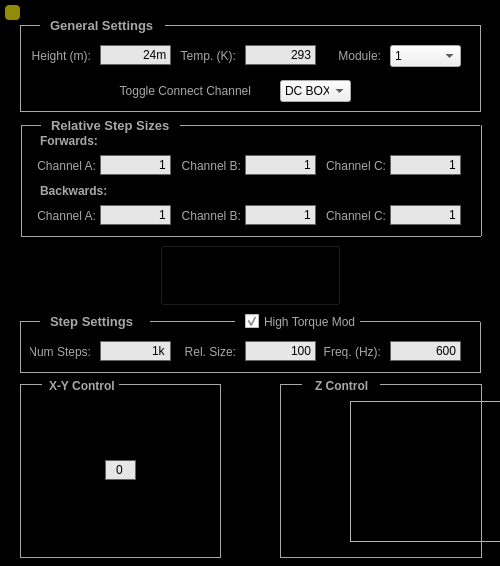
<?xml version="1.0" encoding="UTF-8"?>
<ui version="4.0">
 <class>MainWindow</class>
 <widget class="QMainWindow" name="MainWindow">
  <property name="geometry">
   <rect>
    <x>0</x>
    <y>0</y>
    <width>500</width>
    <height>566</height>
   </rect>
  </property>
  <property name="sizePolicy">
   <sizepolicy hsizetype="Fixed" vsizetype="Fixed">
    <horstretch>0</horstretch>
    <verstretch>0</verstretch>
   </sizepolicy>
  </property>
  <property name="minimumSize">
   <size>
    <width>500</width>
    <height>566</height>
   </size>
  </property>
  <property name="maximumSize">
   <size>
    <width>750</width>
    <height>566</height>
   </size>
  </property>
  <property name="windowTitle">
   <string>JPE Manual Control</string>
  </property>
  <property name="windowIcon">
   <iconset resource="../Resources/nSOTScannerResources.qrc">
    <normaloff>:/nSOTScanner/Pictures/jj_schema.svg</normaloff>:/nSOTScanner/Pictures/jj_schema.svg</iconset>
  </property>
  <widget class="QWidget" name="centralwidget">
   <property name="sizePolicy">
    <sizepolicy hsizetype="Fixed" vsizetype="Fixed">
     <horstretch>0</horstretch>
     <verstretch>0</verstretch>
    </sizepolicy>
   </property>
   <property name="styleSheet">
    <string notr="true">#centralwidget{background-color: rgb(0,0,0);}

QLabel{
color:rgb(168,168,168)
}

QLineEdit{
border: 1px solid rgb(100,100,100);
background-color:rgb(230,230,230);
}

QTextEdit{
border: 1px solid black;
background-color: black;
color:rgb(168,168,168);
}

</string>
   </property>
   <widget class="QPushButton" name="push_Servers">
    <property name="geometry">
     <rect>
      <x>5</x>
      <y>5</y>
      <width>15</width>
      <height>15</height>
     </rect>
    </property>
    <property name="styleSheet">
     <string notr="true">#push_Servers{
background: rgb(144, 140, 9);
 border-radius: 4px;
}</string>
    </property>
    <property name="text">
     <string/>
    </property>
   </widget>
   <widget class="QLabel" name="label_12">
    <property name="geometry">
     <rect>
      <x>165</x>
      <y>341</y>
      <width>71</width>
      <height>22</height>
     </rect>
    </property>
    <property name="text">
     <string>Rel. Size:</string>
    </property>
    <property name="alignment">
     <set>Qt::AlignRight|Qt::AlignTrailing|Qt::AlignVCenter</set>
    </property>
   </widget>
   <widget class="QLabel" name="label_21">
    <property name="geometry">
     <rect>
      <x>270</x>
      <y>45</y>
      <width>111</width>
      <height>22</height>
     </rect>
    </property>
    <property name="text">
     <string>Module:</string>
    </property>
    <property name="alignment">
     <set>Qt::AlignRight|Qt::AlignTrailing|Qt::AlignVCenter</set>
    </property>
   </widget>
   <widget class="QLineEdit" name="lineEdit_Temperature">
    <property name="geometry">
     <rect>
      <x>245</x>
      <y>45</y>
      <width>71</width>
      <height>20</height>
     </rect>
    </property>
    <property name="text">
     <string>293</string>
    </property>
    <property name="alignment">
     <set>Qt::AlignRight|Qt::AlignTrailing|Qt::AlignVCenter</set>
    </property>
   </widget>
   <widget class="QLabel" name="label_14">
    <property name="geometry">
     <rect>
      <x>155</x>
      <y>45</y>
      <width>81</width>
      <height>22</height>
     </rect>
    </property>
    <property name="text">
     <string>Temp. (K):</string>
    </property>
    <property name="alignment">
     <set>Qt::AlignRight|Qt::AlignTrailing|Qt::AlignVCenter</set>
    </property>
   </widget>
   <widget class="QLabel" name="label_title_8">
    <property name="geometry">
     <rect>
      <x>50</x>
      <y>311</y>
      <width>311</width>
      <height>21</height>
     </rect>
    </property>
    <property name="font">
     <font>
      <pointsize>10</pointsize>
      <weight>75</weight>
      <bold>true</bold>
     </font>
    </property>
    <property name="styleSheet">
     <string notr="true">#label_title{
color:rgb(168,168,168)
}</string>
    </property>
    <property name="text">
     <string>Step Settings</string>
    </property>
    <property name="alignment">
     <set>Qt::AlignLeading|Qt::AlignLeft|Qt::AlignVCenter</set>
    </property>
   </widget>
   <widget class="QLineEdit" name="lineEdit_JPE_Approach_Freq">
    <property name="geometry">
     <rect>
      <x>390</x>
      <y>341</y>
      <width>71</width>
      <height>20</height>
     </rect>
    </property>
    <property name="text">
     <string>600</string>
    </property>
    <property name="alignment">
     <set>Qt::AlignRight|Qt::AlignTrailing|Qt::AlignVCenter</set>
    </property>
   </widget>
   <widget class="QLabel" name="label_title_5">
    <property name="geometry">
     <rect>
      <x>50</x>
      <y>15</y>
      <width>311</width>
      <height>21</height>
     </rect>
    </property>
    <property name="font">
     <font>
      <pointsize>10</pointsize>
      <weight>75</weight>
      <bold>true</bold>
     </font>
    </property>
    <property name="styleSheet">
     <string notr="true">#label_title{
color:rgb(168,168,168)
}</string>
    </property>
    <property name="text">
     <string>General Settings</string>
    </property>
    <property name="alignment">
     <set>Qt::AlignLeading|Qt::AlignLeft|Qt::AlignVCenter</set>
    </property>
   </widget>
   <widget class="Line" name="line_4">
    <property name="geometry">
     <rect>
      <x>20</x>
      <y>371</y>
      <width>460</width>
      <height>3</height>
     </rect>
    </property>
    <property name="styleSheet">
     <string notr="true">#line_4{
color:rgb(168,168,168)
}</string>
    </property>
    <property name="frameShadow">
     <enum>QFrame::Plain</enum>
    </property>
    <property name="lineWidth">
     <number>1</number>
    </property>
    <property name="orientation">
     <enum>Qt::Horizontal</enum>
    </property>
   </widget>
   <widget class="QLineEdit" name="lineEdit_Tip_Height">
    <property name="geometry">
     <rect>
      <x>100</x>
      <y>45</y>
      <width>71</width>
      <height>20</height>
     </rect>
    </property>
    <property name="text">
     <string>24m</string>
    </property>
    <property name="alignment">
     <set>Qt::AlignRight|Qt::AlignTrailing|Qt::AlignVCenter</set>
    </property>
   </widget>
   <widget class="QLabel" name="label_11">
    <property name="geometry">
     <rect>
      <x>30</x>
      <y>341</y>
      <width>61</width>
      <height>22</height>
     </rect>
    </property>
    <property name="text">
     <string>Num Steps:</string>
    </property>
    <property name="alignment">
     <set>Qt::AlignRight|Qt::AlignTrailing|Qt::AlignVCenter</set>
    </property>
   </widget>
   <widget class="QComboBox" name="comboBox_JPE_Address">
    <property name="geometry">
     <rect>
      <x>390</x>
      <y>45</y>
      <width>71</width>
      <height>22</height>
     </rect>
    </property>
    <property name="currentIndex">
     <number>0</number>
    </property>
    <item>
     <property name="text">
      <string>1</string>
     </property>
    </item>
    <item>
     <property name="text">
      <string>2</string>
     </property>
    </item>
    <item>
     <property name="text">
      <string>3</string>
     </property>
    </item>
    <item>
     <property name="text">
      <string>4</string>
     </property>
    </item>
    <item>
     <property name="text">
      <string>5</string>
     </property>
    </item>
    <item>
     <property name="text">
      <string>6</string>
     </property>
    </item>
   </widget>
   <widget class="QLineEdit" name="lineEdit_JPE_Approach_Steps">
    <property name="geometry">
     <rect>
      <x>100</x>
      <y>341</y>
      <width>71</width>
      <height>20</height>
     </rect>
    </property>
    <property name="toolTip">
     <string>One step at 100% step size might correspond to approximately 25 nm. </string>
    </property>
    <property name="text">
     <string>1k</string>
    </property>
    <property name="alignment">
     <set>Qt::AlignRight|Qt::AlignTrailing|Qt::AlignVCenter</set>
    </property>
   </widget>
   <widget class="QLineEdit" name="lineEdit_JPE_Approach_Size">
    <property name="geometry">
     <rect>
      <x>245</x>
      <y>341</y>
      <width>71</width>
      <height>20</height>
     </rect>
    </property>
    <property name="text">
     <string>100</string>
    </property>
    <property name="alignment">
     <set>Qt::AlignRight|Qt::AlignTrailing|Qt::AlignVCenter</set>
    </property>
   </widget>
   <widget class="QLabel" name="label_10">
    <property name="geometry">
     <rect>
      <x>300</x>
      <y>341</y>
      <width>81</width>
      <height>22</height>
     </rect>
    </property>
    <property name="text">
     <string>Freq. (Hz):</string>
    </property>
    <property name="alignment">
     <set>Qt::AlignRight|Qt::AlignTrailing|Qt::AlignVCenter</set>
    </property>
   </widget>
   <widget class="QLabel" name="label_13">
    <property name="geometry">
     <rect>
      <x>30</x>
      <y>45</y>
      <width>61</width>
      <height>22</height>
     </rect>
    </property>
    <property name="text">
     <string>Height (m):</string>
    </property>
    <property name="alignment">
     <set>Qt::AlignRight|Qt::AlignTrailing|Qt::AlignVCenter</set>
    </property>
   </widget>
   <widget class="QPushButton" name="push_moveNegX">
    <property name="geometry">
     <rect>
      <x>45</x>
      <y>455</y>
      <width>45</width>
      <height>31</height>
     </rect>
    </property>
    <property name="styleSheet">
     <string notr="true">#push_moveNegX{
image:url(:/nSOTScanner/Pictures/doublearrow_left.png);
background: black;
border: 0px solid rgb(95,107,166);
}

QPushButton:pressed#push_moveNegX{
image:url(:/nSOTScanner/Pictures/doublearrow_left.png);
background: rgb(95,107,166);
border: 1px solid rgb(95,107,166);
}</string>
    </property>
    <property name="text">
     <string/>
    </property>
   </widget>
   <widget class="QPushButton" name="push_movePosY">
    <property name="geometry">
     <rect>
      <x>105</x>
      <y>395</y>
      <width>31</width>
      <height>45</height>
     </rect>
    </property>
    <property name="styleSheet">
     <string notr="true">#push_movePosY{
image:url(:/nSOTScanner/Pictures/doublearrow_up.png);
background: black;
border: 0px solid rgb(95,107,166);
}

QPushButton:pressed#push_movePosY{
image:url(:/nSOTScanner/Pictures/doublearrow_up.png);
background: rgb(95,107,166);
border: 1px solid rgb(95,107,166);
}</string>
    </property>
    <property name="text">
     <string/>
    </property>
   </widget>
   <widget class="QPushButton" name="push_moveNegY">
    <property name="geometry">
     <rect>
      <x>105</x>
      <y>501</y>
      <width>31</width>
      <height>45</height>
     </rect>
    </property>
    <property name="styleSheet">
     <string notr="true">#push_moveNegY{
image:url(:/nSOTScanner/Pictures/doublearrow_down.png);
background: black;
border: 0px solid rgb(95,107,166);
}

QPushButton:pressed#push_moveNegY{
image:url(:/nSOTScanner/Pictures/doublearrow_down.png);
background: rgb(95,107,166);
border: 1px solid rgb(95,107,166);
}</string>
    </property>
    <property name="text">
     <string/>
    </property>
   </widget>
   <widget class="QPushButton" name="push_movePosX">
    <property name="geometry">
     <rect>
      <x>151</x>
      <y>455</y>
      <width>45</width>
      <height>31</height>
     </rect>
    </property>
    <property name="styleSheet">
     <string notr="true">#push_movePosX{
image:url(:/nSOTScanner/Pictures/doublearrow_right.png);
background: black;
border: 0px solid rgb(95,107,166);
}

QPushButton:pressed#push_movePosX{
image:url(:/nSOTScanner/Pictures/doublearrow_right.png);
background: rgb(95,107,166);
border: 1px solid rgb(95,107,166);
}</string>
    </property>
    <property name="text">
     <string/>
    </property>
   </widget>
   <widget class="QPushButton" name="push_movePosZ">
    <property name="geometry">
     <rect>
      <x>310</x>
      <y>401</y>
      <width>31</width>
      <height>45</height>
     </rect>
    </property>
    <property name="styleSheet">
     <string notr="true">#push_movePosZ{
image:url(:/nSOTScanner/Pictures/doublearrow_up.png);
background: black;
border: 0px solid rgb(95,107,166);
}

QPushButton:pressed#push_movePosZ{
image:url(:/nSOTScanner/Pictures/doublearrow_up.png);
background: rgb(95,107,166);
border: 1px solid rgb(95,107,166);
}</string>
    </property>
    <property name="text">
     <string/>
    </property>
   </widget>
   <widget class="QPushButton" name="push_moveNegZ">
    <property name="geometry">
     <rect>
      <x>310</x>
      <y>497</y>
      <width>31</width>
      <height>45</height>
     </rect>
    </property>
    <property name="styleSheet">
     <string notr="true">#push_moveNegZ{
image:url(:/nSOTScanner/Pictures/doublearrow_down.png);
background: black;
border: 0px solid rgb(95,107,166);
}

QPushButton:pressed#push_moveNegZ{
image:url(:/nSOTScanner/Pictures/doublearrow_down.png);
background: rgb(95,107,166);
border: 1px solid rgb(95,107,166);
}</string>
    </property>
    <property name="text">
     <string/>
    </property>
   </widget>
   <widget class="QFrame" name="frame">
    <property name="geometry">
     <rect>
      <x>350</x>
      <y>401</y>
      <width>151</width>
      <height>141</height>
     </rect>
    </property>
    <property name="styleSheet">
     <string notr="true">#frame{
image:url(:/nSOTScanner/Pictures/Tip-Sample.png);
}</string>
    </property>
    <property name="frameShape">
     <enum>QFrame::StyledPanel</enum>
    </property>
    <property name="frameShadow">
     <enum>QFrame::Raised</enum>
    </property>
   </widget>
   <widget class="QLabel" name="label">
    <property name="geometry">
     <rect>
      <x>49</x>
      <y>377</y>
      <width>71</width>
      <height>17</height>
     </rect>
    </property>
    <property name="font">
     <font>
      <weight>75</weight>
      <bold>true</bold>
     </font>
    </property>
    <property name="text">
     <string>X-Y Control</string>
    </property>
   </widget>
   <widget class="QLabel" name="label_2">
    <property name="geometry">
     <rect>
      <x>315</x>
      <y>377</y>
      <width>61</width>
      <height>17</height>
     </rect>
    </property>
    <property name="font">
     <font>
      <weight>75</weight>
      <bold>true</bold>
     </font>
    </property>
    <property name="text">
     <string>Z Control</string>
    </property>
   </widget>
   <widget class="Line" name="line">
    <property name="geometry">
     <rect>
      <x>119</x>
      <y>383</y>
      <width>102</width>
      <height>3</height>
     </rect>
    </property>
    <property name="styleSheet">
     <string notr="true">#line{
color:rgb(168,168,168)
}</string>
    </property>
    <property name="frameShadow">
     <enum>QFrame::Plain</enum>
    </property>
    <property name="orientation">
     <enum>Qt::Horizontal</enum>
    </property>
   </widget>
   <widget class="Line" name="line_2">
    <property name="geometry">
     <rect>
      <x>219</x>
      <y>384</y>
      <width>3</width>
      <height>173</height>
     </rect>
    </property>
    <property name="styleSheet">
     <string notr="true">#line_2{
color:rgb(168,168,168)
}</string>
    </property>
    <property name="frameShadow">
     <enum>QFrame::Plain</enum>
    </property>
    <property name="orientation">
     <enum>Qt::Vertical</enum>
    </property>
   </widget>
   <widget class="Line" name="line_3">
    <property name="geometry">
     <rect>
      <x>20</x>
      <y>556</y>
      <width>201</width>
      <height>3</height>
     </rect>
    </property>
    <property name="styleSheet">
     <string notr="true">#line_3{
color:rgb(168,168,168)
}</string>
    </property>
    <property name="frameShadow">
     <enum>QFrame::Plain</enum>
    </property>
    <property name="orientation">
     <enum>Qt::Horizontal</enum>
    </property>
   </widget>
   <widget class="Line" name="line_5">
    <property name="geometry">
     <rect>
      <x>19</x>
      <y>384</y>
      <width>3</width>
      <height>173</height>
     </rect>
    </property>
    <property name="styleSheet">
     <string notr="true">#line_5{
color:rgb(168,168,168)
}</string>
    </property>
    <property name="frameShadow">
     <enum>QFrame::Plain</enum>
    </property>
    <property name="orientation">
     <enum>Qt::Vertical</enum>
    </property>
   </widget>
   <widget class="Line" name="line_6">
    <property name="geometry">
     <rect>
      <x>20</x>
      <y>383</y>
      <width>22</width>
      <height>3</height>
     </rect>
    </property>
    <property name="styleSheet">
     <string notr="true">#line_6{
color:rgb(168,168,168)
}</string>
    </property>
    <property name="frameShadow">
     <enum>QFrame::Plain</enum>
    </property>
    <property name="orientation">
     <enum>Qt::Horizontal</enum>
    </property>
   </widget>
   <widget class="Line" name="line_7">
    <property name="geometry">
     <rect>
      <x>380</x>
      <y>383</y>
      <width>102</width>
      <height>3</height>
     </rect>
    </property>
    <property name="styleSheet">
     <string notr="true">#line_7{
color:rgb(168,168,168)
}</string>
    </property>
    <property name="frameShadow">
     <enum>QFrame::Plain</enum>
    </property>
    <property name="orientation">
     <enum>Qt::Horizontal</enum>
    </property>
   </widget>
   <widget class="Line" name="line_8">
    <property name="geometry">
     <rect>
      <x>480</x>
      <y>384</y>
      <width>3</width>
      <height>173</height>
     </rect>
    </property>
    <property name="styleSheet">
     <string notr="true">#line_8{
color:rgb(168,168,168)
}</string>
    </property>
    <property name="frameShadow">
     <enum>QFrame::Plain</enum>
    </property>
    <property name="orientation">
     <enum>Qt::Vertical</enum>
    </property>
   </widget>
   <widget class="Line" name="line_9">
    <property name="geometry">
     <rect>
      <x>279</x>
      <y>384</y>
      <width>3</width>
      <height>173</height>
     </rect>
    </property>
    <property name="styleSheet">
     <string notr="true">#line_9{
color:rgb(168,168,168)
}</string>
    </property>
    <property name="frameShadow">
     <enum>QFrame::Plain</enum>
    </property>
    <property name="orientation">
     <enum>Qt::Vertical</enum>
    </property>
   </widget>
   <widget class="Line" name="line_10">
    <property name="geometry">
     <rect>
      <x>280</x>
      <y>383</y>
      <width>22</width>
      <height>3</height>
     </rect>
    </property>
    <property name="styleSheet">
     <string notr="true">#line_10{
color:rgb(168,168,168)
}</string>
    </property>
    <property name="frameShadow">
     <enum>QFrame::Plain</enum>
    </property>
    <property name="orientation">
     <enum>Qt::Horizontal</enum>
    </property>
   </widget>
   <widget class="Line" name="line_11">
    <property name="geometry">
     <rect>
      <x>280</x>
      <y>556</y>
      <width>202</width>
      <height>3</height>
     </rect>
    </property>
    <property name="styleSheet">
     <string notr="true">#line_11{
color:rgb(168,168,168)
}</string>
    </property>
    <property name="frameShadow">
     <enum>QFrame::Plain</enum>
    </property>
    <property name="orientation">
     <enum>Qt::Horizontal</enum>
    </property>
   </widget>
   <widget class="Line" name="line_12">
    <property name="geometry">
     <rect>
      <x>150</x>
      <y>320</y>
      <width>85</width>
      <height>3</height>
     </rect>
    </property>
    <property name="styleSheet">
     <string notr="true">#line_12{
color:rgb(168,168,168)
}</string>
    </property>
    <property name="frameShadow">
     <enum>QFrame::Plain</enum>
    </property>
    <property name="lineWidth">
     <number>1</number>
    </property>
    <property name="orientation">
     <enum>Qt::Horizontal</enum>
    </property>
   </widget>
   <widget class="Line" name="line_13">
    <property name="geometry">
     <rect>
      <x>479</x>
      <y>322</y>
      <width>3</width>
      <height>51</height>
     </rect>
    </property>
    <property name="styleSheet">
     <string notr="true">#line_13{
color:rgb(168,168,168)
}</string>
    </property>
    <property name="frameShadow">
     <enum>QFrame::Plain</enum>
    </property>
    <property name="orientation">
     <enum>Qt::Vertical</enum>
    </property>
   </widget>
   <widget class="Line" name="line_14">
    <property name="geometry">
     <rect>
      <x>19</x>
      <y>322</y>
      <width>3</width>
      <height>51</height>
     </rect>
    </property>
    <property name="styleSheet">
     <string notr="true">#line_14{
color:rgb(168,168,168)
}</string>
    </property>
    <property name="frameShadow">
     <enum>QFrame::Plain</enum>
    </property>
    <property name="orientation">
     <enum>Qt::Vertical</enum>
    </property>
   </widget>
   <widget class="Line" name="line_15">
    <property name="geometry">
     <rect>
      <x>20</x>
      <y>320</y>
      <width>20</width>
      <height>3</height>
     </rect>
    </property>
    <property name="styleSheet">
     <string notr="true">#line_15{
color:rgb(168,168,168)
}</string>
    </property>
    <property name="frameShadow">
     <enum>QFrame::Plain</enum>
    </property>
    <property name="lineWidth">
     <number>1</number>
    </property>
    <property name="orientation">
     <enum>Qt::Horizontal</enum>
    </property>
   </widget>
   <widget class="Line" name="line_16">
    <property name="geometry">
     <rect>
      <x>165</x>
      <y>24</y>
      <width>315</width>
      <height>3</height>
     </rect>
    </property>
    <property name="styleSheet">
     <string notr="true">#line_16{
color:rgb(168,168,168)
}</string>
    </property>
    <property name="frameShadow">
     <enum>QFrame::Plain</enum>
    </property>
    <property name="lineWidth">
     <number>1</number>
    </property>
    <property name="orientation">
     <enum>Qt::Horizontal</enum>
    </property>
   </widget>
   <widget class="Line" name="line_17">
    <property name="geometry">
     <rect>
      <x>19</x>
      <y>25</y>
      <width>3</width>
      <height>86</height>
     </rect>
    </property>
    <property name="styleSheet">
     <string notr="true">#line_17{
color:rgb(168,168,168)
}</string>
    </property>
    <property name="frameShadow">
     <enum>QFrame::Plain</enum>
    </property>
    <property name="orientation">
     <enum>Qt::Vertical</enum>
    </property>
   </widget>
   <widget class="Line" name="line_18">
    <property name="geometry">
     <rect>
      <x>479</x>
      <y>25</y>
      <width>3</width>
      <height>87</height>
     </rect>
    </property>
    <property name="styleSheet">
     <string notr="true">#line_18{
color:rgb(168,168,168)
}</string>
    </property>
    <property name="frameShadow">
     <enum>QFrame::Plain</enum>
    </property>
    <property name="orientation">
     <enum>Qt::Vertical</enum>
    </property>
   </widget>
   <widget class="Line" name="line_19">
    <property name="geometry">
     <rect>
      <x>20</x>
      <y>24</y>
      <width>20</width>
      <height>3</height>
     </rect>
    </property>
    <property name="styleSheet">
     <string notr="true">#line_19{
color:rgb(168,168,168)
}</string>
    </property>
    <property name="frameShadow">
     <enum>QFrame::Plain</enum>
    </property>
    <property name="lineWidth">
     <number>1</number>
    </property>
    <property name="orientation">
     <enum>Qt::Horizontal</enum>
    </property>
   </widget>
   <widget class="Line" name="line_20">
    <property name="geometry">
     <rect>
      <x>20</x>
      <y>110</y>
      <width>460</width>
      <height>3</height>
     </rect>
    </property>
    <property name="styleSheet">
     <string notr="true">#line_20{
color:rgb(168,168,168)
}</string>
    </property>
    <property name="frameShadow">
     <enum>QFrame::Plain</enum>
    </property>
    <property name="lineWidth">
     <number>1</number>
    </property>
    <property name="orientation">
     <enum>Qt::Horizontal</enum>
    </property>
   </widget>
   <widget class="QCheckBox" name="checkBox_Torque">
    <property name="geometry">
     <rect>
      <x>245</x>
      <y>311</y>
      <width>111</width>
      <height>21</height>
     </rect>
    </property>
    <property name="styleSheet">
     <string notr="true">#checkBox_Torque{
color: rgb(168,168,168)
}</string>
    </property>
    <property name="text">
     <string>High Torque Mode</string>
    </property>
    <property name="checked">
     <bool>true</bool>
    </property>
   </widget>
   <widget class="Line" name="line_21">
    <property name="geometry">
     <rect>
      <x>360</x>
      <y>320</y>
      <width>120</width>
      <height>3</height>
     </rect>
    </property>
    <property name="styleSheet">
     <string notr="true">#line_21{
color:rgb(168,168,168)
}</string>
    </property>
    <property name="frameShadow">
     <enum>QFrame::Plain</enum>
    </property>
    <property name="lineWidth">
     <number>1</number>
    </property>
    <property name="orientation">
     <enum>Qt::Horizontal</enum>
    </property>
   </widget>
   <widget class="QLineEdit" name="lineEdit_weight_for_A">
    <property name="geometry">
     <rect>
      <x>100</x>
      <y>155</y>
      <width>71</width>
      <height>20</height>
     </rect>
    </property>
    <property name="toolTip">
     <string>One step at 100% step size might correspond to approximately 25 nm. </string>
    </property>
    <property name="text">
     <string>1</string>
    </property>
    <property name="alignment">
     <set>Qt::AlignRight|Qt::AlignTrailing|Qt::AlignVCenter</set>
    </property>
   </widget>
   <widget class="QLineEdit" name="lineEdit_weight_for_C">
    <property name="geometry">
     <rect>
      <x>390</x>
      <y>155</y>
      <width>71</width>
      <height>20</height>
     </rect>
    </property>
    <property name="text">
     <string>1</string>
    </property>
    <property name="alignment">
     <set>Qt::AlignRight|Qt::AlignTrailing|Qt::AlignVCenter</set>
    </property>
   </widget>
   <widget class="QLineEdit" name="lineEdit_weight_for_B">
    <property name="geometry">
     <rect>
      <x>245</x>
      <y>155</y>
      <width>71</width>
      <height>20</height>
     </rect>
    </property>
    <property name="text">
     <string>1</string>
    </property>
    <property name="alignment">
     <set>Qt::AlignRight|Qt::AlignTrailing|Qt::AlignVCenter</set>
    </property>
   </widget>
   <widget class="Line" name="line_22">
    <property name="geometry">
     <rect>
      <x>21</x>
      <y>235</y>
      <width>460</width>
      <height>3</height>
     </rect>
    </property>
    <property name="styleSheet">
     <string notr="true">#line_22{
color:rgb(168,168,168)
}</string>
    </property>
    <property name="frameShadow">
     <enum>QFrame::Plain</enum>
    </property>
    <property name="lineWidth">
     <number>1</number>
    </property>
    <property name="orientation">
     <enum>Qt::Horizontal</enum>
    </property>
   </widget>
   <widget class="Line" name="line_23">
    <property name="geometry">
     <rect>
      <x>21</x>
      <y>124</y>
      <width>20</width>
      <height>3</height>
     </rect>
    </property>
    <property name="styleSheet">
     <string notr="true">#line_23{
color:rgb(168,168,168)
}</string>
    </property>
    <property name="frameShadow">
     <enum>QFrame::Plain</enum>
    </property>
    <property name="lineWidth">
     <number>1</number>
    </property>
    <property name="orientation">
     <enum>Qt::Horizontal</enum>
    </property>
   </widget>
   <widget class="Line" name="line_24">
    <property name="geometry">
     <rect>
      <x>180</x>
      <y>124</y>
      <width>300</width>
      <height>3</height>
     </rect>
    </property>
    <property name="styleSheet">
     <string notr="true">#line_24{
color:rgb(168,168,168)
}</string>
    </property>
    <property name="frameShadow">
     <enum>QFrame::Plain</enum>
    </property>
    <property name="lineWidth">
     <number>1</number>
    </property>
    <property name="orientation">
     <enum>Qt::Horizontal</enum>
    </property>
   </widget>
   <widget class="Line" name="line_25">
    <property name="geometry">
     <rect>
      <x>480</x>
      <y>125</y>
      <width>3</width>
      <height>111</height>
     </rect>
    </property>
    <property name="styleSheet">
     <string notr="true">#line_25{
color:rgb(168,168,168)
}</string>
    </property>
    <property name="frameShadow">
     <enum>QFrame::Plain</enum>
    </property>
    <property name="orientation">
     <enum>Qt::Vertical</enum>
    </property>
   </widget>
   <widget class="QLabel" name="label_title_6">
    <property name="geometry">
     <rect>
      <x>51</x>
      <y>115</y>
      <width>311</width>
      <height>21</height>
     </rect>
    </property>
    <property name="font">
     <font>
      <pointsize>10</pointsize>
      <weight>75</weight>
      <bold>true</bold>
     </font>
    </property>
    <property name="styleSheet">
     <string notr="true">#label_title{
color:rgb(168,168,168)
}</string>
    </property>
    <property name="text">
     <string>Relative Step Sizes</string>
    </property>
    <property name="alignment">
     <set>Qt::AlignLeading|Qt::AlignLeft|Qt::AlignVCenter</set>
    </property>
   </widget>
   <widget class="Line" name="line_26">
    <property name="geometry">
     <rect>
      <x>20</x>
      <y>125</y>
      <width>3</width>
      <height>111</height>
     </rect>
    </property>
    <property name="styleSheet">
     <string notr="true">#line_26{
color:rgb(168,168,168)
}</string>
    </property>
    <property name="frameShadow">
     <enum>QFrame::Plain</enum>
    </property>
    <property name="orientation">
     <enum>Qt::Vertical</enum>
    </property>
   </widget>
   <widget class="QLabel" name="label_15">
    <property name="geometry">
     <rect>
      <x>35</x>
      <y>155</y>
      <width>61</width>
      <height>22</height>
     </rect>
    </property>
    <property name="text">
     <string>Channel A:</string>
    </property>
    <property name="alignment">
     <set>Qt::AlignRight|Qt::AlignTrailing|Qt::AlignVCenter</set>
    </property>
   </widget>
   <widget class="QLabel" name="label_16">
    <property name="geometry">
     <rect>
      <x>180</x>
      <y>155</y>
      <width>61</width>
      <height>22</height>
     </rect>
    </property>
    <property name="text">
     <string>Channel B:</string>
    </property>
    <property name="alignment">
     <set>Qt::AlignRight|Qt::AlignTrailing|Qt::AlignVCenter</set>
    </property>
   </widget>
   <widget class="QLabel" name="label_17">
    <property name="geometry">
     <rect>
      <x>325</x>
      <y>155</y>
      <width>61</width>
      <height>22</height>
     </rect>
    </property>
    <property name="text">
     <string>Channel C:</string>
    </property>
    <property name="alignment">
     <set>Qt::AlignRight|Qt::AlignTrailing|Qt::AlignVCenter</set>
    </property>
   </widget>
   <widget class="QLabel" name="label_18">
    <property name="geometry">
     <rect>
      <x>180</x>
      <y>205</y>
      <width>61</width>
      <height>22</height>
     </rect>
    </property>
    <property name="text">
     <string>Channel B:</string>
    </property>
    <property name="alignment">
     <set>Qt::AlignRight|Qt::AlignTrailing|Qt::AlignVCenter</set>
    </property>
   </widget>
   <widget class="QLineEdit" name="lineEdit_weight_back_B">
    <property name="geometry">
     <rect>
      <x>245</x>
      <y>205</y>
      <width>71</width>
      <height>20</height>
     </rect>
    </property>
    <property name="text">
     <string>1</string>
    </property>
    <property name="alignment">
     <set>Qt::AlignRight|Qt::AlignTrailing|Qt::AlignVCenter</set>
    </property>
   </widget>
   <widget class="QLineEdit" name="lineEdit_weight_back_C">
    <property name="geometry">
     <rect>
      <x>390</x>
      <y>205</y>
      <width>71</width>
      <height>20</height>
     </rect>
    </property>
    <property name="text">
     <string>1</string>
    </property>
    <property name="alignment">
     <set>Qt::AlignRight|Qt::AlignTrailing|Qt::AlignVCenter</set>
    </property>
   </widget>
   <widget class="QLabel" name="label_19">
    <property name="geometry">
     <rect>
      <x>325</x>
      <y>205</y>
      <width>61</width>
      <height>22</height>
     </rect>
    </property>
    <property name="text">
     <string>Channel C:</string>
    </property>
    <property name="alignment">
     <set>Qt::AlignRight|Qt::AlignTrailing|Qt::AlignVCenter</set>
    </property>
   </widget>
   <widget class="QLineEdit" name="lineEdit_weight_back_A">
    <property name="geometry">
     <rect>
      <x>100</x>
      <y>205</y>
      <width>71</width>
      <height>20</height>
     </rect>
    </property>
    <property name="toolTip">
     <string>One step at 100% step size might correspond to approximately 25 nm. </string>
    </property>
    <property name="text">
     <string>1</string>
    </property>
    <property name="alignment">
     <set>Qt::AlignRight|Qt::AlignTrailing|Qt::AlignVCenter</set>
    </property>
   </widget>
   <widget class="QLabel" name="label_20">
    <property name="geometry">
     <rect>
      <x>35</x>
      <y>205</y>
      <width>61</width>
      <height>22</height>
     </rect>
    </property>
    <property name="text">
     <string>Channel A:</string>
    </property>
    <property name="alignment">
     <set>Qt::AlignRight|Qt::AlignTrailing|Qt::AlignVCenter</set>
    </property>
   </widget>
   <widget class="QLabel" name="label_22">
    <property name="geometry">
     <rect>
      <x>40</x>
      <y>180</y>
      <width>91</width>
      <height>22</height>
     </rect>
    </property>
    <property name="font">
     <font>
      <pointsize>9</pointsize>
      <weight>75</weight>
      <bold>true</bold>
     </font>
    </property>
    <property name="text">
     <string>Backwards:</string>
    </property>
    <property name="alignment">
     <set>Qt::AlignLeading|Qt::AlignLeft|Qt::AlignVCenter</set>
    </property>
   </widget>
   <widget class="QLabel" name="label_23">
    <property name="geometry">
     <rect>
      <x>40</x>
      <y>130</y>
      <width>61</width>
      <height>22</height>
     </rect>
    </property>
    <property name="font">
     <font>
      <pointsize>9</pointsize>
      <weight>75</weight>
      <bold>true</bold>
     </font>
    </property>
    <property name="text">
     <string>Forwards:</string>
    </property>
    <property name="alignment">
     <set>Qt::AlignLeading|Qt::AlignLeft|Qt::AlignVCenter</set>
    </property>
   </widget>
   <widget class="QFrame" name="frame_2">
    <property name="geometry">
     <rect>
      <x>690</x>
      <y>10</y>
      <width>51</width>
      <height>81</height>
     </rect>
    </property>
    <property name="styleSheet">
     <string notr="true">#frame_2{
border-image: url(:/nSOTScanner/Pictures/21232342inverted.bmp)
}</string>
    </property>
    <property name="frameShape">
     <enum>QFrame::StyledPanel</enum>
    </property>
    <property name="frameShadow">
     <enum>QFrame::Raised</enum>
    </property>
   </widget>
   <widget class="QPushButton" name="push_JPEConnect">
    <property name="geometry">
     <rect>
      <x>160</x>
      <y>245</y>
      <width>181</width>
      <height>61</height>
     </rect>
    </property>
    <property name="styleSheet">
     <string notr="true">#push_JPEConnect{
image: url(:/nSOTScanner/Pictures/Disconnected.png);
background: black;
}</string>
    </property>
    <property name="text">
     <string/>
    </property>
   </widget>
   <widget class="QComboBox" name="comboBox_JPE_Toggle">
    <property name="geometry">
     <rect>
      <x>280</x>
      <y>80</y>
      <width>71</width>
      <height>22</height>
     </rect>
    </property>
    <property name="currentIndex">
     <number>2</number>
    </property>
    <item>
     <property name="text">
      <string>DC BOX 1</string>
     </property>
    </item>
    <item>
     <property name="text">
      <string>DC BOX 2</string>
     </property>
    </item>
    <item>
     <property name="text">
      <string>DC BOX 3</string>
     </property>
    </item>
    <item>
     <property name="text">
      <string>DC BOX 4</string>
     </property>
    </item>
    <item>
     <property name="text">
      <string>DC BOX 5</string>
     </property>
    </item>
    <item>
     <property name="text">
      <string>DC BOX 6</string>
     </property>
    </item>
    <item>
     <property name="text">
      <string>DC BOX 7</string>
     </property>
    </item>
    <item>
     <property name="text">
      <string>DC BOX 8</string>
     </property>
    </item>
   </widget>
   <widget class="QLabel" name="label_24">
    <property name="geometry">
     <rect>
      <x>100</x>
      <y>80</y>
      <width>151</width>
      <height>22</height>
     </rect>
    </property>
    <property name="text">
     <string>Toggle Connect Channel</string>
    </property>
    <property name="alignment">
     <set>Qt::AlignRight|Qt::AlignTrailing|Qt::AlignVCenter</set>
    </property>
   </widget>
   <widget class="QLineEdit" name="lineEdit_VectorAngle">
    <property name="geometry">
     <rect>
      <x>105</x>
      <y>460</y>
      <width>31</width>
      <height>20</height>
     </rect>
    </property>
    <property name="text">
     <string>0</string>
    </property>
    <property name="alignment">
     <set>Qt::AlignCenter</set>
    </property>
   </widget>
   <widget class="QPushButton" name="pushButton_toggleMode">
    <property name="geometry">
     <rect>
      <x>235</x>
      <y>390</y>
      <width>31</width>
      <height>23</height>
     </rect>
    </property>
    <property name="toolTip">
     <string>Cycle through different control modes.</string>
    </property>
    <property name="styleSheet">
     <string notr="true">#pushButton_toggleMode{
image:url(:/nSOTScanner/Pictures/refreshIcon.png);
background: black;
border: 0px solid rgb(95,107,166);
}

QPushButton:pressed#pushButton_toggleMode{
image:url(:/nSOTScanner/Pictures/refreshIcon.png);
background: rgb(95,107,166);
border: 1px solid rgb(95,107,166);
}</string>
    </property>
    <property name="text">
     <string/>
    </property>
   </widget>
  </widget>
 </widget>
 <tabstops>
  <tabstop>lineEdit_Tip_Height</tabstop>
  <tabstop>lineEdit_Temperature</tabstop>
  <tabstop>comboBox_JPE_Address</tabstop>
  <tabstop>lineEdit_JPE_Approach_Steps</tabstop>
  <tabstop>lineEdit_JPE_Approach_Size</tabstop>
  <tabstop>lineEdit_JPE_Approach_Freq</tabstop>
  <tabstop>lineEdit_weight_for_A</tabstop>
  <tabstop>lineEdit_weight_for_B</tabstop>
  <tabstop>lineEdit_weight_for_C</tabstop>
  <tabstop>lineEdit_weight_back_A</tabstop>
  <tabstop>lineEdit_weight_back_B</tabstop>
  <tabstop>lineEdit_weight_back_C</tabstop>
  <tabstop>push_movePosY</tabstop>
  <tabstop>push_moveNegX</tabstop>
  <tabstop>push_moveNegY</tabstop>
  <tabstop>push_movePosX</tabstop>
  <tabstop>push_movePosZ</tabstop>
  <tabstop>push_moveNegZ</tabstop>
  <tabstop>checkBox_Torque</tabstop>
  <tabstop>push_Servers</tabstop>
 </tabstops>
 <resources>
  <include location="../Resources/nSOTScannerResources.qrc"/>
 </resources>
 <connections/>
</ui>
